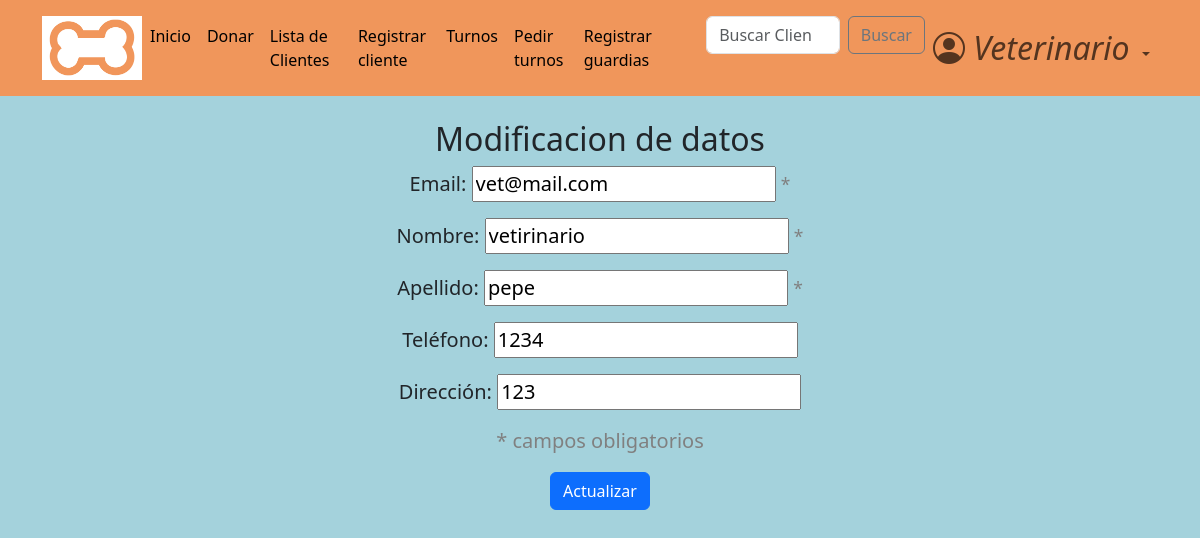
The page /accounts/modif/ (signed in) on the database its author committed.
### accounts/models.py (models this page shows, shortened)
class CustomUser(AbstractBaseUser, PermissionsMixin):
    email = models.EmailField(
        verbose_name="email",
        unique=True,
        max_length=40,
        error_messages={"unique":'El mail ya se encuentra registrado. Por favor ingrese otro.'}
    )
    name = models.CharField(
        max_length=30
    )
    surname = models.CharField(
        max_length=30,
        blank=True,
        null=True
    )
    address = models.CharField(
        max_length=30,
        blank=True,
        null=True
    )
    telephone = models.SlugField(
        max_length=15,
        blank=True,
        null=True,
    )
    is_active = models.BooleanField(
        default=True,
    )
    is_staff = models.BooleanField(
        default=False,
    )
    is_admin = models.BooleanField(
        default=False,
    )
    last_login = models.DateTimeField(
        verbose_name="last login",
        default=datetime.datetime.now,
    )
    is_veterinario = models.BooleanField(
        default=False,
    )
    USERNAME_FIELD = "email"    #variable por la cual se ingresa, dice username pero seria como 'campo que representa el inicio de sesion'
    REQUIRED_FIELDS = ['name',]    #no permite registros si no tiene estos campos completos
    objects = CustomUserManager()

### accounts/views.py (the view)
# urls.py: path('modif/', views.account_modif_view,
@login_required
def account_modif_view(request):
    if not request.user.is_authenticated:
        return redirect('login')
    if request.POST:
        form = CustomUserModificationForm(request.POST, instance=request.user)
        if form.is_valid():
            form.save()
            return redirect('account_modif_succeed')
    else:
        form = CustomUserModificationForm(
            initial = {
                "email": request.user.email,
                "name": request.user.name,
                "surname": request.user.surname,
                "telephone": request.user.telephone,
                "address": request.user.address
            }
        )
    return render(request, 'registration/account_modif.html', {'account_form': form})

### accounts/forms.py (shortened to what this page needs)
class CustomUserModificationForm(forms.ModelForm):
    email = forms.EmailField(
        help_text = "*",
        max_length=40,
    )
    name = forms.CharField(
        label="Nombre",
        required=True,
        help_text = "*",
        max_length=30,
    )
    surname = forms.CharField(
        label="Apellido",
        required=True,
        help_text = "*",
        max_length=30,
    )
    telephone = forms.CharField(
        label="Teléfono",
        required=False,
        max_length=12,
    )
    address = forms.CharField(
        label="Dirección",
        required=False,
        max_length=30,
    )
    class Meta:
        model = CustomUser
        fields = ('email', 'name', 'surname', 'telephone', 'address')
        error_messages = {
            'email': {
                "unique": "El email ingresado ya se encuentra en uso",
            },
        }

### accounts/templates/registration/account_modif.html (shortened to what this page needs)
{% extends 'base.html' %}
{% block content %}
<main>
    <br>
    <h2 style="text-align:center;">Modificacion de datos</h2>
    <form method="post">
        {% for field in account_form %}
            <p style="text-align:center;">
                {{field.label_tag}}
                {{field}}
                {% if field.help_text %}
                    <small style="color: grey;">{{field.help_text}}</small>
                {% endif %}
            </p>
        {% endfor %}
        <p style="text-align:center; color:grey"> * campos obligatorios</p>
    <div class="text-center">
        <button class="btn btn-primary">Actualizar</button>
    </div>
    </form>
    </main>
{% endblock content %}

### pages/static/css/styles.css (style rules this page uses)
html { box-sizing: border-box; font-size: 16px; scroll-behavior: smooth; }
body { margin: 0; padding: 0; overflow-x: hidden; background-color: #a4d2dc; }

### accounts/templates/registration/account_modif.html (style rules this page uses)
.text-center { text-align: center; }
p { font-size:20px; }

### rows shown on the page
CustomUser: account_form "vet@mail.com" "vetirinario" "pepe" "1234" "123"

### other values the page prints
{{ field.label_tag }} "Email:" "Nombre:" "Apellido:" "Teléfono:" "Dirección:"
{{ field.help_text }} "*" "*" "*"
